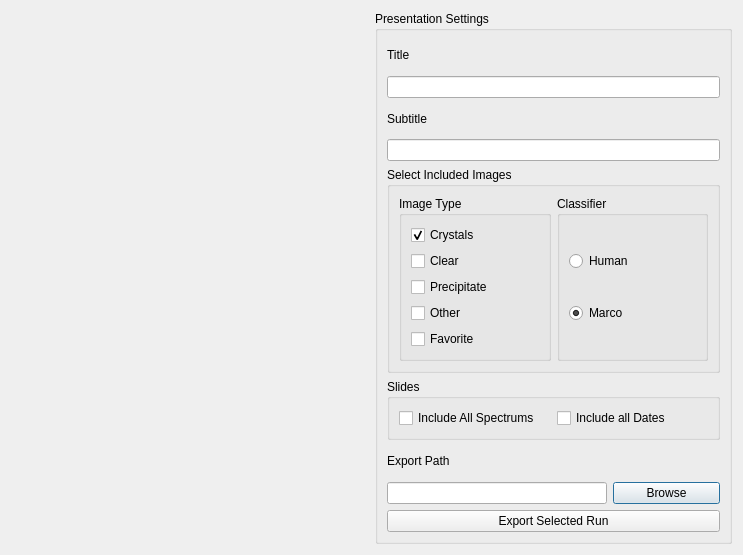
<?xml version="1.0" encoding="UTF-8"?>
<ui version="4.0">
 <class>PptxDialog</class>
 <widget class="QDialog" name="PptxDialog">
  <property name="geometry">
   <rect>
    <x>0</x>
    <y>0</y>
    <width>743</width>
    <height>555</height>
   </rect>
  </property>
  <property name="windowTitle">
   <string>Dialog</string>
  </property>
  <layout class="QGridLayout" name="gridLayout_3">
   <item row="0" column="0">
    <widget class="RunTree" name="runTreeWidget" native="true">
     <property name="minimumSize">
      <size>
       <width>200</width>
       <height>0</height>
      </size>
     </property>
    </widget>
   </item>
   <item row="0" column="1">
    <widget class="QGroupBox" name="groupBox">
     <property name="minimumSize">
      <size>
       <width>200</width>
       <height>0</height>
      </size>
     </property>
     <property name="title">
      <string>Presentation Settings</string>
     </property>
     <layout class="QGridLayout" name="gridLayout_4">
      <item row="1" column="0" colspan="3">
       <widget class="QLineEdit" name="lineEdit"/>
      </item>
      <item row="0" column="0">
       <widget class="QLabel" name="label_3">
        <property name="text">
         <string>Title</string>
        </property>
       </widget>
      </item>
      <item row="4" column="0" colspan="3">
       <widget class="QGroupBox" name="groupBox_2">
        <property name="title">
         <string>Select Included Images</string>
        </property>
        <layout class="QGridLayout" name="gridLayout">
         <item row="0" column="0">
          <widget class="QGroupBox" name="groupBox_3">
           <property name="title">
            <string>Image Type</string>
           </property>
           <layout class="QVBoxLayout" name="verticalLayout">
            <item>
             <widget class="QCheckBox" name="checkBox">
              <property name="text">
               <string>Crystals</string>
              </property>
              <property name="checked">
               <bool>true</bool>
              </property>
             </widget>
            </item>
            <item>
             <widget class="QCheckBox" name="checkBox_2">
              <property name="text">
               <string>Clear</string>
              </property>
             </widget>
            </item>
            <item>
             <widget class="QCheckBox" name="checkBox_3">
              <property name="text">
               <string>Precipitate</string>
              </property>
             </widget>
            </item>
            <item>
             <widget class="QCheckBox" name="checkBox_4">
              <property name="text">
               <string>Other</string>
              </property>
             </widget>
            </item>
            <item>
             <widget class="QCheckBox" name="checkBox_5">
              <property name="text">
               <string>Favorite</string>
              </property>
             </widget>
            </item>
           </layout>
          </widget>
         </item>
         <item row="0" column="1">
          <widget class="QGroupBox" name="groupBox_4">
           <property name="title">
            <string>Classifier</string>
           </property>
           <layout class="QVBoxLayout" name="verticalLayout_2">
            <item>
             <widget class="QRadioButton" name="radioButton">
              <property name="text">
               <string>Human</string>
              </property>
             </widget>
            </item>
            <item>
             <widget class="QRadioButton" name="radioButton_2">
              <property name="text">
               <string>Marco</string>
              </property>
              <property name="checked">
               <bool>true</bool>
              </property>
             </widget>
            </item>
           </layout>
          </widget>
         </item>
        </layout>
       </widget>
      </item>
      <item row="6" column="0">
       <widget class="QLabel" name="label_6">
        <property name="text">
         <string>Export Path</string>
        </property>
       </widget>
      </item>
      <item row="2" column="0">
       <widget class="QLabel" name="label_5">
        <property name="text">
         <string>Subtitle</string>
        </property>
       </widget>
      </item>
      <item row="7" column="0" colspan="2">
       <widget class="QLineEdit" name="lineEdit_3"/>
      </item>
      <item row="7" column="2">
       <widget class="QPushButton" name="pushButton">
        <property name="text">
         <string>Browse</string>
        </property>
       </widget>
      </item>
      <item row="5" column="0" colspan="3">
       <widget class="QGroupBox" name="groupBox_5">
        <property name="title">
         <string>Slides</string>
        </property>
        <layout class="QGridLayout" name="gridLayout_2">
         <item row="0" column="0">
          <widget class="QCheckBox" name="checkBox_8">
           <property name="text">
            <string>Include All Spectrums</string>
           </property>
          </widget>
         </item>
         <item row="0" column="1">
          <widget class="QCheckBox" name="checkBox_9">
           <property name="text">
            <string>Include all Dates</string>
           </property>
          </widget>
         </item>
        </layout>
       </widget>
      </item>
      <item row="3" column="0" colspan="3">
       <widget class="QLineEdit" name="lineEdit_2"/>
      </item>
      <item row="8" column="0" colspan="3">
       <widget class="QPushButton" name="pushButton_2">
        <property name="text">
         <string>Export Selected Run</string>
        </property>
       </widget>
      </item>
     </layout>
    </widget>
   </item>
  </layout>
 </widget>
 <customwidgets>
  <customwidget>
   <class>RunTree</class>
   <extends>QWidget</extends>
   <header>polo.widgets.run_tree.h</header>
  </customwidget>
 </customwidgets>
 <resources/>
 <connections/>
</ui>
